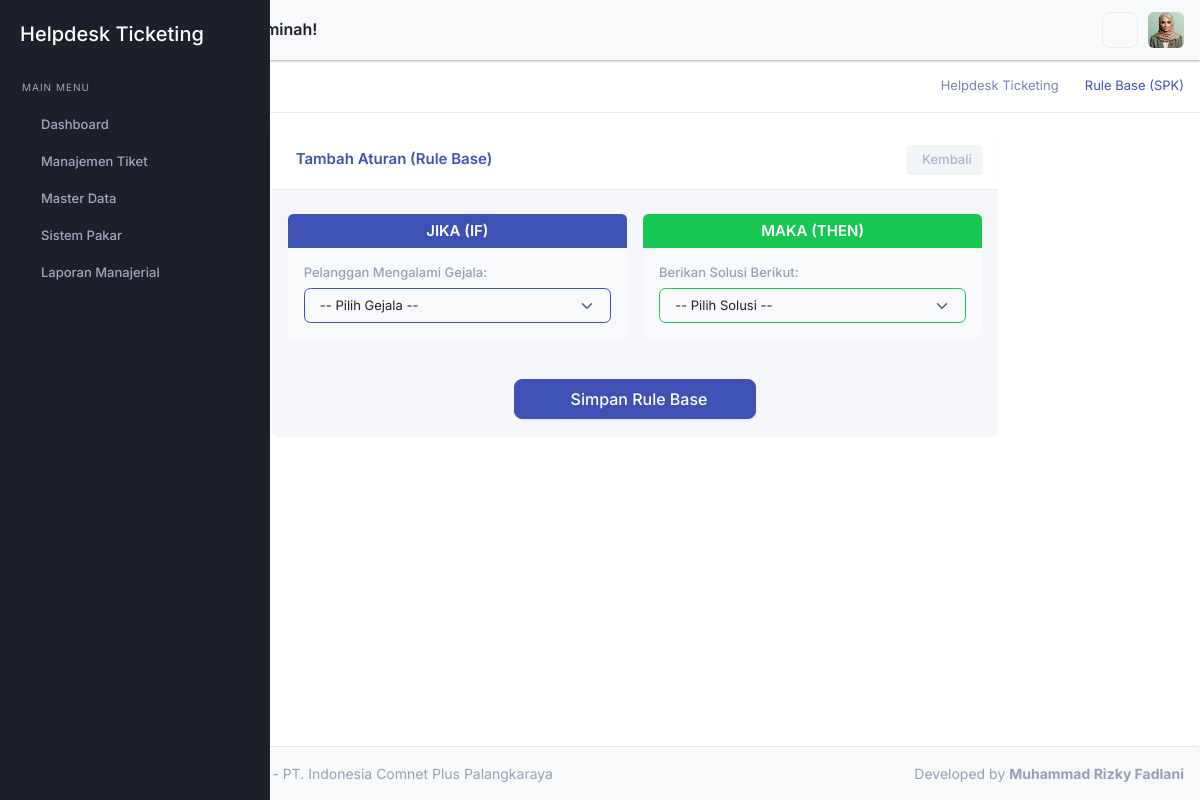
Page /admin/index.php?page=spk_rule&aksi=tambah (signed in) on the committed database.
### tables this page shows
CREATE TABLE `pengaturan` (
  `id_pengaturan` int(11) NOT NULL,
  `nama_aplikasi` varchar(100) NOT NULL DEFAULT 'yHelpdesk Ticketing',
  `nama_instansi` varchar(150) NOT NULL DEFAULT 'PT. ICON+',
  `telp_instansi` varchar(20) NOT NULL,
  `email_instansi` varchar(100) NOT NULL,
  `alamat_instansi` text NOT NULL,
  `nama_pimpinan` varchar(100) NOT NULL,
  `background_login` varchar(255) DEFAULT NULL,
  `nama_dev` varchar(100) NOT NULL,
  `npm_dev` varchar(30) NOT NULL,
  `updated_at` timestamp NOT NULL DEFAULT current_timestamp() ON UPDATE current_timestamp()
);

### admin/inc/helper.php (called while the page is built, shortened)
<?php
function query($koneksi, $sql) {
    $hasil = mysqli_query($koneksi, $sql);
    return $hasil;
}
function sanitize($koneksi, $input) {
    return mysqli_real_escape_string($koneksi, htmlspecialchars(trim($input)));
}
?>

### admin/pages/spk_rule.php (the view, shortened to what this page needs)
<?php
$aksi = isset($_GET['aksi']) ? sanitize($koneksi, $_GET['aksi']) : 'view';
switch ($aksi) {
?>
<?php
    case 'tambah':
?>
    <div class="row justify-content-center">
        <div class="col-md-10 col-lg-8">
            <div class="card shadow-sm">
                <div class="card-header bg-white border-bottom d-flex justify-content-between align-items-center">
                    <h4 class="card-title text-primary"><i class="fas fa-plus-circle me-2"></i> Tambah Aturan (Rule Base)</h4>
                    <a href="?page=spk_rule" class="btn btn-sm btn-soft-secondary"><i class="fas fa-arrow-left me-1"></i> Kembali</a>
                </div>
                <div class="card-body pt-4 bg-light">
                    <form action="" method="POST">
                        <div class="row">
                            <div class="col-md-6 mb-4">
                                <div class="card border-primary h-100 mb-0 shadow-none">
                                    <div class="card-header bg-primary text-white text-center py-2">
                                        <h5 class="card-title text-white mb-0">JIKA (IF)</h5>
                                    </div>
                                    <div class="card-body">
                                        <label class="form-label text-muted">Pelanggan Mengalami Gejala:</label>
                                        <select class="form-select border-primary" name="id_gejala" required>
                                            <option value="">-- Pilih Gejala --</option>
                                        </select>
                                    </div>
                                </div>
                            </div>
                            <div class="col-md-6 mb-4">
                                <div class="card border-success h-100 mb-0 shadow-none">
                                    <div class="card-header bg-success text-white text-center py-2">
                                        <h5 class="card-title text-white mb-0">MAKA (THEN)</h5>
                                    </div>
                                    <div class="card-body">
                                        <label class="form-label text-muted">Berikan Solusi Berikut:</label>
                                        <select class="form-select border-success" name="id_solusi" required>
                                            <option value="">-- Pilih Solusi --</option>
                                        </select>
                                    </div>
                                </div>
                            </div>
                        </div>
                        <div class="text-center mt-3">
                            <button type="submit" name="btn_simpan" class="btn btn-primary btn-lg px-5 shadow-sm"><i class="fas fa-save me-2"></i> Simpan Rule Base</button>
                        </div>
                    </form>
                </div>
            </div>
        </div>
    </div>
<?php
    break;
?>
<?php
}
?>

### admin/layout/sidebar.php (shortened to what this page needs)
<?php
$role = isset($_SESSION['role_akses']) ? $_SESSION['role_akses'] : '';
?>
<div class="startbar d-print-none">
    <div class="brand">
        <a href="index.php" class="logo">
            <span class="">
                <h4 class="text-white mt-3"><?= htmlspecialchars($pengaturan['nama_aplikasi']); ?></h4>
            </span>
        </a>
    </div>
    <div class="startbar-menu">
        <div class="startbar-collapse" id="startbarCollapse" data-simplebar>
            <div class="d-flex align-items-start flex-column w-100">
                <ul class="navbar-nav mb-auto w-100">
                    <li class="menu-label mt-2">
                        <span>Main Menu</span>
                    </li>
                    <li class="nav-item">
                        <a class="nav-link" href="?page=dashboard">
                            <span>Dashboard</span>
                        </a>
                    </li>
                    <?php if(in_array($role, ['Super Admin', 'Admin Dispatcher', 'Teknisi'])): ?>
                    <li class="nav-item">
                        <a class="nav-link" href="#sidebarTiket" data-bs-toggle="collapse" role="button"
                            aria-expanded="false" aria-controls="sidebarTiket">
                            <span>Manajemen Tiket</span>
                        </a>
                    </li>
                    <?php endif; ?>
                    <?php if(in_array($role, ['Super Admin', 'Admin Dispatcher'])): ?>
                    <li class="nav-item">
                        <a class="nav-link" href="#sidebarMaster" data-bs-toggle="collapse" role="button"
                            aria-expanded="false" aria-controls="sidebarMaster">
                            <span>Master Data</span>
                        </a>
                    </li>
                    <?php endif; ?>
                    <?php if(in_array($role, ['Super Admin', 'Admin Dispatcher'])): ?>
                    <li class="nav-item">
                        <a class="nav-link" href="#sidebarSPK" data-bs-toggle="collapse" role="button"
                            aria-expanded="false" aria-controls="sidebarSPK">
                            <span>Sistem Pakar</span>
                        </a>
                    </li>
                    <?php endif; ?>
                    <?php if(in_array($role, ['Super Admin', 'Admin Dispatcher', 'Pimpinan'])): ?>
                    <li class="nav-item">
                        <a class="nav-link" href="#sidebarLaporan" data-bs-toggle="collapse" role="button"
                            aria-expanded="false" aria-controls="sidebarLaporan">
                            <span>Laporan Manajerial</span>
                        </a>
                    </li>
                    <?php endif; ?>
                </ul>
            </div>
        </div>
    </div>
</div>

### admin/index.php (shortened to what this page needs)
<?php
require_once 'inc/koneksi.php';
require_once 'inc/helper.php';
$page = isset($_GET['page']) ? sanitize($koneksi, $_GET['page']) : 'dashboard';
$q_pengaturan = query($koneksi, "SELECT * FROM pengaturan LIMIT 1");
$pengaturan = mysqli_fetch_assoc($q_pengaturan);
$daftar_judul = [
    'dashboard'         => 'Dashboard Utama',
    'jabatan'          => 'Jabatan Karyawan',
    'area_cover'          => 'Manajemen Cover Area',
    'karyawan'          => 'Manajemen Karyawan',
    'pelanggan'         => 'Data Pelanggan',
    'paket'             => 'Paket Layanan',
    'kategori_gangguan' => 'Kategori Gangguan',
    'tiket_masuk'       => 'Tiket Masuk',
    'tiket_proses'      => 'Tiket Diproses',
    'tiket_selesai'     => 'Riwayat Tiket Selesai',
    'spk_gejala'        => 'Data Gejala (SPK)',
    'spk_solusi'        => 'Data Solusi (SPK)',
    'spk_rule'          => 'Rule Base (SPK)',
    'laporan'           => 'Laporan Manajerial',
    'lap_tren_gangguan'   => 'Laporan Tren Gangguan',
    'lap_kinerja_teknisi' => 'Laporan Kinerja Teknisi (KPI)',
    'lap_evaluasi_sla'    => 'Laporan Evaluasi SLA',
    'lap_distribusi'      => 'Laporan Distribusi Area',
    'lap_rekap_pelanggan' => 'Laporan Rekap Pelanggan',
    'lap_tiket_terkini'   => 'Status Tiket Terkini',
    'profil'            => 'Profil Saya',
    'pengaturan'        => 'Pengaturan Sistem'
];
$judul_aktif = isset($daftar_judul[$page]) ? $daftar_judul[$page] : 'Halaman Tidak Ditemukan';
include 'layout/header.php';
include 'layout/topbar.php';
include 'layout/sidebar.php';
?>
<div class="page-title-box">
    <div class="container-fluid">
        <div class="row gap-0">
            <div class="col-sm-12">
                <div class="page-title-content d-sm-flex justify-content-sm-between align-items-center">
                    <h4 class="page-title mt-3 mt-md-0"><?= $judul_aktif; ?></h4>
                    <div class="">
                        <ol class="breadcrumb mb-0">
                            <li class="breadcrumb-item"><a
                                    href="index.php"><?= htmlspecialchars($pengaturan['nama_aplikasi']); ?></a></li>
                            <li class="breadcrumb-item active"><?= $judul_aktif; ?></li>
                        </ol>
                    </div>
                </div>
            </div>
        </div>
    </div>
</div>
<div class="page-wrapper">
    <div class="page-content">
        <div class="container-fluid">
            <?php
            if (file_exists("pages/$page.php")) {
                include "pages/$page.php";
            }
            ?>
        </div>
        <?php include 'layout/footer.php'; ?>

### admin/layout/footer.php (shortened to what this page needs)
<footer class="footer text-center text-sm-start d-print-none">
    <div class="container-fluid">
        <div class="row">
            <div class="col-12 px-0">
                <div class="card mb-0 rounded-bottom-0 border-0">
                    <div class="card-body">
                        <p class="text-muted mb-0">
                            <?= htmlspecialchars($pengaturan['nama_aplikasi']); ?> -
                            <?= htmlspecialchars($pengaturan['nama_instansi']); ?>
                            <span class="text-muted d-none d-sm-inline-block float-end">
                                Developed by
                                <strong><?= htmlspecialchars($pengaturan['nama_dev']); ?></strong>
                            </span>
                        </p>
                    </div>
                </div>
            </div>
        </div>
    </div>
</footer>
</div>
</div>
</body>
</html>

### rows in the picture
pengaturan: nama_aplikasi "Helpdesk Ticketing", nama_instansi "PT. Indonesia Comnet Plus Palangkaraya", nama_dev "Muhammad Rizky Fadlani"

### other values in the picture
$judul_aktif "Rule Base (SPK)"
